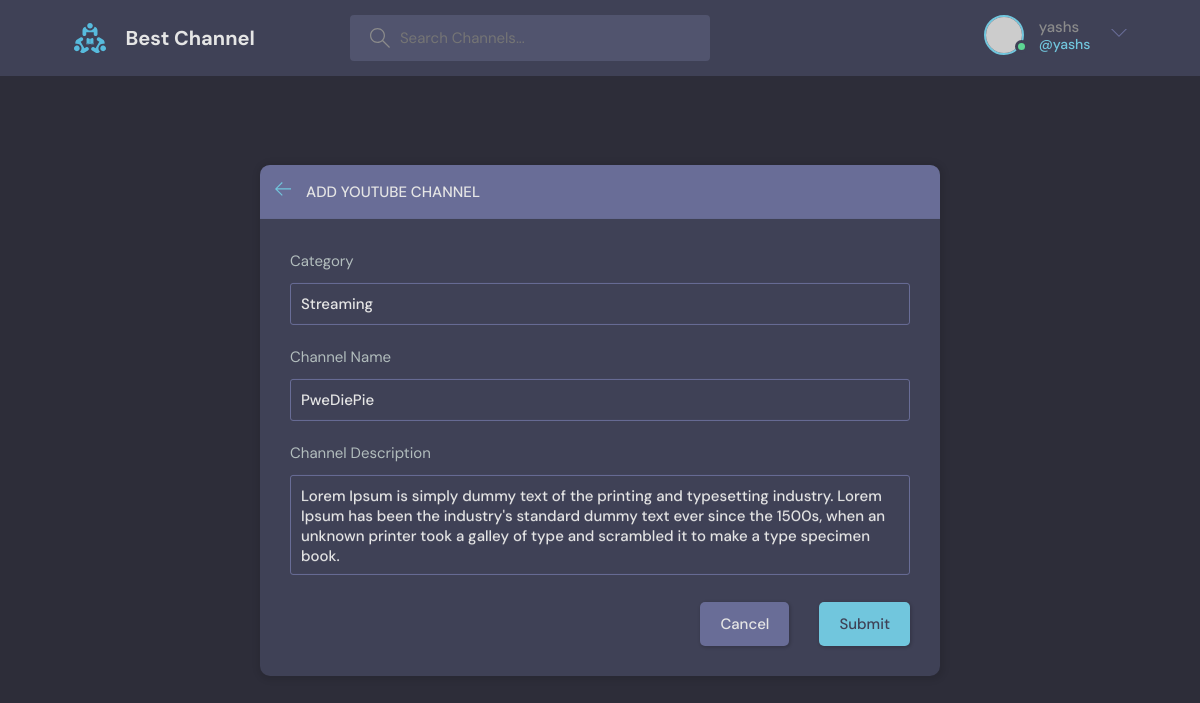
Page /update-room/1 (signed in) on the committed database.
### base/models.py (models this page shows, shortened)
class Room(models.Model):
    host = models.ForeignKey(User, on_delete=models.SET_NULL, null=True)
    topic = models.ForeignKey(Topic, on_delete=models.SET_NULL, null=True)
    name = models.CharField(max_length=200)
    link = models.CharField(max_length=500, default="Some Error Occured")
    voters = models.ManyToManyField(User, related_name="voters", blank=True)
    description = models.TextField(null=True, blank=True)
    updated = models.DateTimeField(auto_now=True)
    created = models.DateTimeField(auto_now_add=True)
    class Meta:
        ordering = ["-updated", "-created"]

class Topic(models.Model):
    name = models.CharField(max_length=50)
    def __str__(self):
        return self.name

### base/views.py (the view, shortened to what this page needs)
# urls.py: path("update-room/<str:pk>", views.updateRoom, name="update-room"),
@login_required(login_url="login")
def updateRoom(request, pk):
    room = Room.objects.get(id=pk)
    form = RoomForm(instance=room)
    if request.user != room.host:
        return HttpResponse("NOT ALLOWED")
    topics = Topic.objects.all()
    context = {"form": form, "topics": topics, "room": room}
    return render(request, "base/room_form.html", context)

### base/forms.py
class RoomForm(ModelForm):
    class Meta:
        model = Room
        fields = "__all__"
        exclude = ["host", "voters", "link"]

### base/templates/base/room_form.html (shortened to what this page needs)
{% extends 'main.html' %}
{%block content%}
<main class="create-room layout">
  <div class="container">
    <div class="layout__box">
      <div class="layout__boxHeader">
        <div class="layout__boxTitle">
          <a href="{% url 'home' %}">
            <svg version="1.1" xmlns="http://www.w3.org/2000/svg" width="32" height="32" viewBox="0 0 32 32">
              <title>arrow-left</title>
              <path
                d="M13.723 2.286l-13.723 13.714 13.719 13.714 1.616-1.611-10.96-10.96h27.625v-2.286h-27.625l10.965-10.965-1.616-1.607z">
              </path>
            </svg>
          </a>
          <h3>Add YouTube Channel</h3>
        </div>
      </div>
      <div class="layout__body">
        <form class="form" action="" method="POST">
          <div class="form__group">
            <label for="room_topic">Category</label>
            <input required type="text" value="{{room.topic.name}}" name="topic" list="topic-list" />
          </div>
          <div class="form__group">
            <label for="room_link">Channel Name</label>
            {{form.name}}
          </div>
          <div class="form__group">
            <label for="room_name">Channel Description</label>
            {{form.description}}
          </div>
          <div class="form__action">
            <a class="btn btn--dark" href="{% url 'home' %}">Cancel</a>
            <button class="btn btn--main" type="submit">Submit</button>
          </div>
        </form>
      </div>
    </div>
  </div>
</main>
{% endblock content %}

### templates/navbar.html (shortened to what this page needs)
{% load static %}
<header class="header header--loggedIn">
    <div class="container">
        <a href="{% url 'home' %}" class="header__logo">
            <img src="{%static 'images/logo.svg'%}" />
            <h1>Best Channel</h1>
        </a>
        <form class="header__search" method="GET" action="{% url 'home' %}">
            <label>
                <input name="q" placeholder="Search Channels..." autocomplete="off" />
            </label>
        </form>
        <nav class="header__menu">
            {%if request.user.is_authenticated%}
            <div class="header__user">
                <a href="{%url 'user-profile' request.user.id%}">
                    <div class="avatar avatar--medium active">
                        <img src="https://randomuser.me/api/portraits/men/37.jpg" />
                    </div>
                    <p>{{request.user.username}} <span>@{{request.user.username}}</span></p>
                </a>
                <button class="dropdown-button">
                    <svg version="1.1" xmlns="http://www.w3.org/2000/svg" width="32" height="32" viewBox="0 0 32 32">
                        <title>chevron-down</title>
                        <path d="M16 21l-13-13h-3l16 16 16-16h-3l-13 13z"></path>
                    </svg>
                </button>
            </div>
            {% else %}
            <a href="{% url 'login' %}">
                <img src="./assets/avatar.svg" />
                <p>Login</p>
            </a>
            {% endif %}
        </nav>
    </div>
</header>

### rows in the picture
Room: topic "Streaming", name "PweDiePie", description "Lorem Ipsum is simply dummy text of the printing and typesetting industry. Lorem Ipsum has been the industry's standard dummy text ever since the 1500s, when an unknown printer took a galley of type and scrambled it to make a type specimen book."

### other values in the picture
{{ request.user.username }} "yashs"
